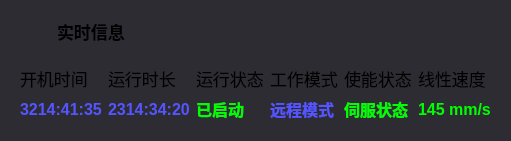
           <widget class="QWidget" name="widget_7" native="true">
            <property name="font">
             <font>
              <pointsize>9</pointsize>
             </font>
            </property>
            <property name="styleSheet">
             <string notr="true">background-color: #2d2c32;</string>
            </property>
            <layout class="QVBoxLayout" name="verticalLayout_2">
             <item>
              <layout class="QHBoxLayout" name="horizontalLayout_9">
               <item>
                <widget class="QLabel" name="label_36">
                 <property name="minimumSize">
                  <size>
                   <width>40</width>
                   <height>40</height>
                  </size>
                 </property>
                 <property name="maximumSize">
                  <size>
                   <width>40</width>
                   <height>40</height>
                  </size>
                 </property>
                 <property name="text">
                  <string/>
                 </property>
                 <property name="pixmap">
                  <pixmap resource="res.qrc">:/resources/info.png</pixmap>
                 </property>
                 <property name="scaledContents">
                  <bool>true</bool>
                 </property>
                </widget>
               </item>
               <item>
                <widget class="QLabel" name="label_18">
                 <property name="minimumSize">
                  <size>
                   <width>0</width>
                   <height>40</height>
                  </size>
                 </property>
                 <property name="maximumSize">
                  <size>
                   <width>16777215</width>
                   <height>40</height>
                  </size>
                 </property>
                 <property name="font">
                  <font>
                   <pointsize>13</pointsize>
                   <bold>true</bold>
                  </font>
                 </property>
                 <property name="styleSheet">
                  <string notr="true">border: none;</string>
                 </property>
                 <property name="text">
                  <string>实时信息</string>
                 </property>
                </widget>
               </item>
              </layout>
             </item>
             <item>
              <widget class="QWidget" name="widget_8" native="true">
               <property name="font">
                <font>
                 <pointsize>10</pointsize>
                </font>
               </property>
               <property name="styleSheet">
                <string notr="true">border: none;</string>
               </property>
               <layout class="QGridLayout" name="gridLayout_3">
                <item row="1" column="1">
                 <widget class="QLabel" name="label_runningTime">
                  <property name="font">
                   <font>
                    <pointsize>12</pointsize>
                    <bold>true</bold>
                   </font>
                  </property>
                  <property name="styleSheet">
                   <string notr="true">color: rgb(85, 85, 255);</string>
                  </property>
                  <property name="text">
                   <string>2314:34:20</string>
                  </property>
                 </widget>
                </item>
                <item row="0" column="3">
                 <widget class="QLabel" name="label_22">
                  <property name="font">
                   <font>
                    <pointsize>13</pointsize>
                   </font>
                  </property>
                  <property name="text">
                   <string>工作模式</string>
                  </property>
                 </widget>
                </item>
                <item row="0" column="5">
                 <widget class="QLabel" name="label_24">
                  <property name="font">
                   <font>
                    <pointsize>13</pointsize>
                   </font>
                  </property>
                  <property name="text">
                   <string>线性速度</string>
                  </property>
                 </widget>
                </item>
                <item row="1" column="2">
                 <widget class="QLabel" name="label_27">
                  <property name="font">
                   <font>
                    <pointsize>12</pointsize>
                    <bold>true</bold>
                   </font>
                  </property>
                  <property name="styleSheet">
                   <string notr="true">color: rgb(0, 255, 0);</string>
                  </property>
                  <property name="text">
                   <string>已启动</string>
                  </property>
                 </widget>
                </item>
                <item row="0" column="0">
                 <widget class="QLabel" name="label_19">
                  <property name="font">
                   <font>
                    <pointsize>13</pointsize>
                   </font>
                  </property>
                  <property name="text">
                   <string>开机时间</string>
                  </property>
                 </widget>
                </item>
                <item row="1" column="5">
                 <widget class="QLabel" name="label_30">
                  <property name="font">
                   <font>
                    <pointsize>12</pointsize>
                    <bold>true</bold>
                   </font>
                  </property>
                  <property name="styleSheet">
                   <string notr="true">color: rgb(0, 255, 0);</string>
                  </property>
                  <property name="text">
                   <string>145 mm/s</string>
                  </property>
                 </widget>
                </item>
                <item row="1" column="4">
                 <widget class="QLabel" name="label_29">
                  <property name="font">
                   <font>
                    <pointsize>12</pointsize>
                    <bold>true</bold>
                   </font>
                  </property>
                  <property name="styleSheet">
                   <string notr="true">color: rgb(0, 255, 0);</string>
                  </property>
                  <property name="text">
                   <string>伺服状态</string>
                  </property>
                 </widget>
                </item>
                <item row="1" column="0">
                 <widget class="QLabel" name="label_startingTime">
                  <property name="font">
                   <font>
                    <pointsize>12</pointsize>
                    <bold>true</bold>
                   </font>
                  </property>
                  <property name="styleSheet">
                   <string notr="true">color: rgb(85, 85, 255);</string>
                  </property>
                  <property name="text">
                   <string>3214:41:35</string>
                  </property>
                 </widget>
                </item>
                <item row="0" column="1">
                 <widget class="QLabel" name="label_20">
                  <property name="font">
                   <font>
                    <pointsize>13</pointsize>
                   </font>
                  </property>
                  <property name="text">
                   <string>运行时长</string>
                  </property>
                 </widget>
                </item>
                <item row="1" column="3">
                 <widget class="QLabel" name="label_28">
                  <property name="font">
                   <font>
                    <pointsize>12</pointsize>
                    <bold>true</bold>
                   </font>
                  </property>
                  <property name="styleSheet">
                   <string notr="true">color: rgb(85, 85, 255);</string>
                  </property>
                  <property name="text">
                   <string>远程模式</string>
                  </property>
                 </widget>
                </item>
                <item row="0" column="2">
                 <widget class="QLabel" name="label_21">
                  <property name="font">
                   <font>
                    <pointsize>13</pointsize>
                   </font>
                  </property>
                  <property name="text">
                   <string>运行状态</string>
                  </property>
                 </widget>
                </item>
                <item row="0" column="4">
                 <widget class="QLabel" name="label_23">
                  <property name="font">
                   <font>
                    <pointsize>13</pointsize>
                   </font>
                  </property>
                  <property name="text">
                   <string>使能状态</string>
                  </property>
                 </widget>
                </item>
               </layout>
              </widget>
             </item>
            </layout>
           </widget>
